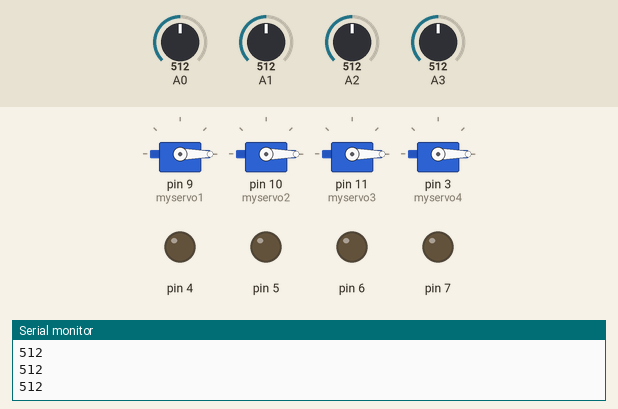
Recording of a sketch running on a simulated Arduino Uno, built with avr-gcc and run on an emulated ATmega328P. Parts: 4 × servo, output pins drawn as LEDs (lit = HIGH), the last lines printed to the serial monitor. Dashed ring = blinking. The test bench sets the inputs (shaded band); at power-on: A0 = 512, A1 = 512, A2 = 512, A3 = 512.

Above: at 1.2 s.
1.3 s: A0 set to 888
2.8 s: A0 set to 911
At 3.2 s:
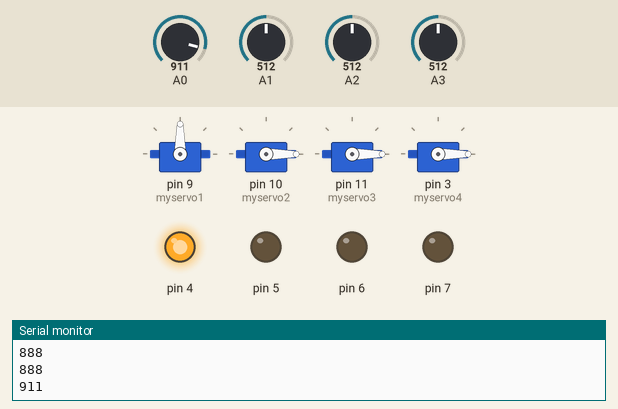
5.8 s: A1 set to 885
8.8 s: A1 set to 916
At 9.7 s:
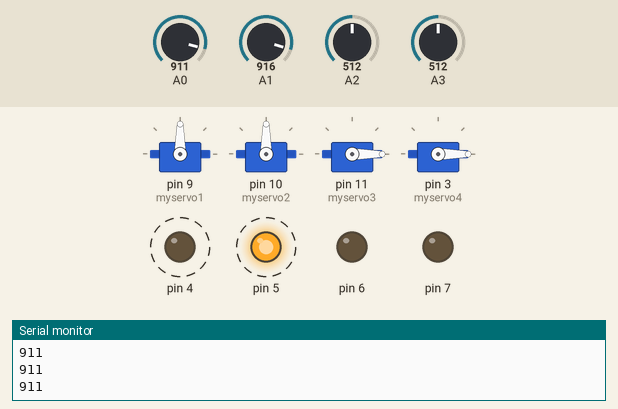
11.8 s: A2 set to 881
14.8 s: A2 set to 909
At 15.2 s:
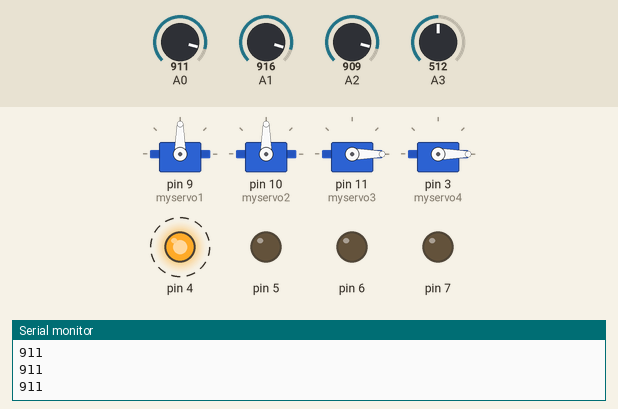
At 16.2 s:
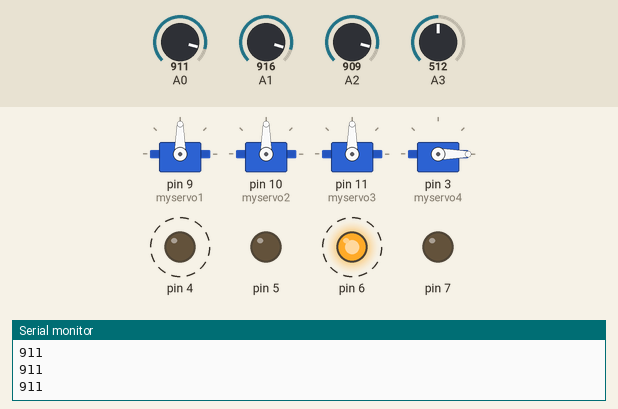
Timing chart, 0 to 18.8 s (numbered marks = the images above; inputs shaded):
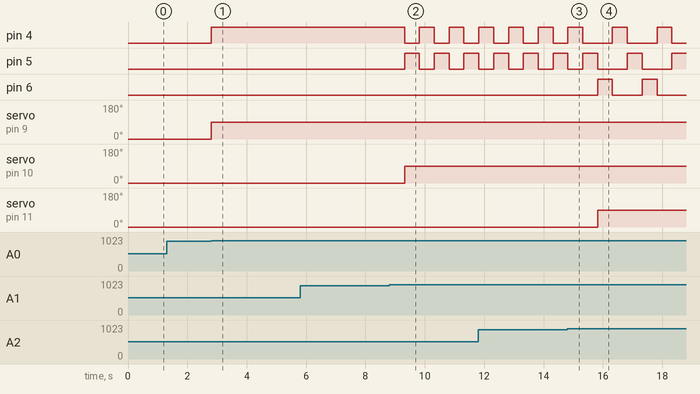

The sketch:

cible.ino
```cpp
// code by vultorio
//

#include <Servo.h>
Servo myservo1;
Servo myservo2;
Servo myservo3;
Servo myservo4;

bool shoot1 = false;
bool shoot2 = false;
bool shoot3 = false;
bool shoot4 = false;

void setup()
{
  Serial.begin(9600);
  myservo1.attach(9);
  myservo1.write(0);
    myservo2.attach(10);
  myservo2.write(0);
    myservo3.attach(11);
  myservo3.write(0);
    myservo4.attach(3);
  myservo4.write(0);

  pinMode(4, OUTPUT);
  pinMode(5, OUTPUT);
  pinMode(6, OUTPUT);
  pinMode(7, OUTPUT);
}

void loop()
{
  int light1 = analogRead(A0);
  int light2 = analogRead(A1);
  int light3 = analogRead(A2);
  int light4 = analogRead(A3);
	Serial.println(light1);

  if (light1 >= 900)
  {
    myservo1.write(90);
    shoot1 = true;
    digitalWrite(4, 1);

    delay(500);

    digitalWrite(4, 0);

  }

    if (light2 >= 900)
  {
    myservo2.write(90);
      shoot2 = true;

      digitalWrite(5, 1);

      delay(500);

      digitalWrite(5, 0);
  }


  if (light3 >= 900)
  {
    myservo3.write(90);
    shoot3 = true;

    digitalWrite(6, 1);

    delay(500);

    digitalWrite(6, 0);
  }

    if (light4 >= 900)
  {
    myservo4.write(90);
      shoot4 = true;

      digitalWrite(7, 1);

      delay(500);

      digitalWrite(7, 0);
  }

  if (shoot1 == true && shoot2 == true && shoot3 == true && shoot4 == true)
  {
    myservo1.write(0);
    myservo2.write(0);
    myservo3.write(0);
    myservo4.write(0);

    shoot1 = false;
    shoot2 = false;
    shoot3 = false;
    shoot4 = false;

    delay(1000);

  }

}
```

Measured:
- the behaviour switches between 899 and 900 on A0 (found by bisection; images 0 and 1)
- the behaviour switches between 899 and 900 on A1 (found by bisection; images 1 and 2)
- the behaviour switches between 899 and 900 on A2 (found by bisection; images 2 and 3)
- after the input at 2.8 s, pin 4: LOW → HIGH at once; servo on pin 9 (myservo1): 0° → 90° at once
- after the input at 8.8 s, pin 4, pin 5: alternates HIGH for 0.50 s and LOW for 0.50 s, starting after 0.52 s; servo on pin 10 (myservo2): 0° → 90° after 0.52 s
- after the input at 14.8 s, pin 4: alternates HIGH for 0.50 s and LOW for 1.0 s, starting after 1.5 s; pin 6: alternates HIGH for 0.50 s and LOW for 1.0 s, starting after 1.0 s; servo on pin 11 (myservo3): 0° → 90° after 1.0 s
